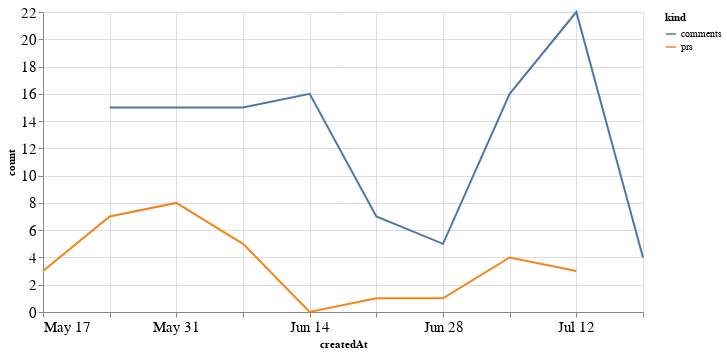

Write notebook code for a chart like this one.
### Code cell
alt.Chart(total_time, width=600).mark_line().encode(
    x='createdAt',
    y='count',
    color='kind'
)

### Figure 1 — Vega-Lite specification as saved in the notebook (floating-point values rounded to 4 significant figures)
{"config": {"axisLeft": {"labelFontSize": 15}, "axisBottom": {"labelFontSize": 15}}, "data": {"name": "data-ac8fc8feb7cf2d3bf3059c1667ed9bc5"}, "mark": "line", "encoding": {"color": {"type": "nominal", "field": "kind"}, "x": {"type": "temporal", "field": "createdAt"}, "y": {"type": "quantitative", "field": "count"}}, "width": 600, "$schema": "https://vega.github.io/schema/vega-lite/v4.8.1.json", "datasets": {"data-ac8fc8feb7cf2d3bf3059c1667ed9bc5": [{"createdAt": "2020-05-17T00:00:00", "kind": "prs", "count": 3.0}, {"createdAt": "2020-05-24T00:00:00", "kind": "prs", "count": 7.0}, {"createdAt": "2020-05-31T00:00:00", "kind": "prs", "count": 8.0}, {"createdAt": "2020-06-07T00:00:00", "kind": "prs", "count": 5.0}, {"createdAt": "2020-06-14T00:00:00", "kind": "prs", "count": 0.0}, {"createdAt": "2020-06-21T00:00:00", "kind": "prs", "count": 1.0}, {"createdAt": "2020-06-28T00:00:00", "kind": "prs", "count": 1.0}, {"createdAt": "2020-07-05T00:00:00", "kind": "prs", "count": 4.0}, {"createdAt": "2020-07-12T00:00:00", "kind": "prs", "count": 3.0}, {"createdAt": "2020-07-19T00:00:00", "kind": "prs", "count": null}, {"createdAt": "2020-05-17T00:00:00", "kind": "comments", "count": null}, {"createdAt": "2020-05-24T00:00:00", "kind": "comments", "count": 15.0}, {"createdAt": "2020-05-31T00:00:00", "kind": "comments", "count": 15.0}, {"createdAt": "2020-06-07T00:00:00", "kind": "comments", "count": 15.0}, {"createdAt": "2020-06-14T00:00:00", "kind": "comments", "count": 16.0}, {"createdAt": "2020-06-21T00:00:00", "kind": "comments", "count": 7.0}, {"createdAt": "2020-06-28T00:00:00", "kind": "comments", "count": 5.0}, {"createdAt": "2020-07-05T00:00:00", "kind": "comments", "count": 16.0}, {"createdAt": "2020-07-12T00:00:00", "kind": "comments", "count": 22.0}, {"createdAt": "2020-07-19T00:00:00", "kind": "comments", "count": 4.0}]}}
